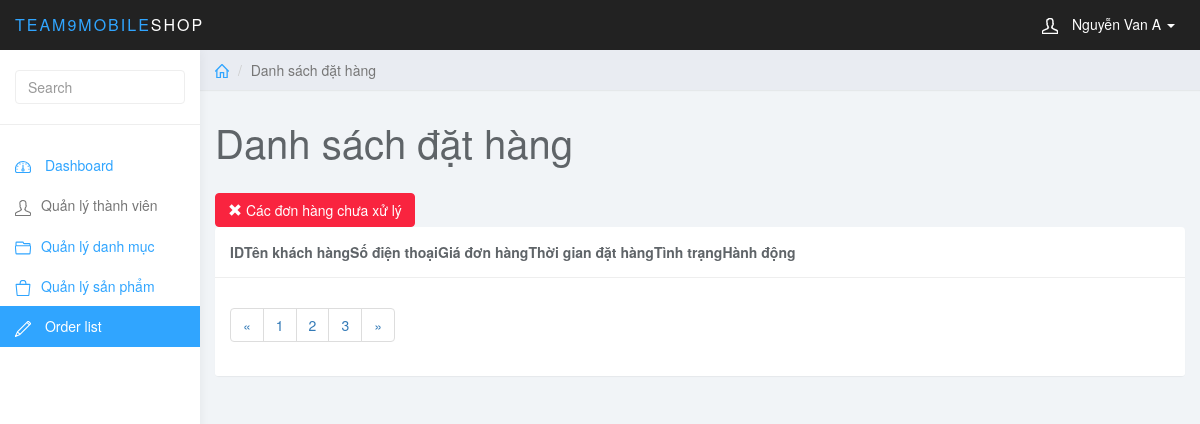
Page /admin/index.php?page_layout=done_order (signed in) on the earlier database version.
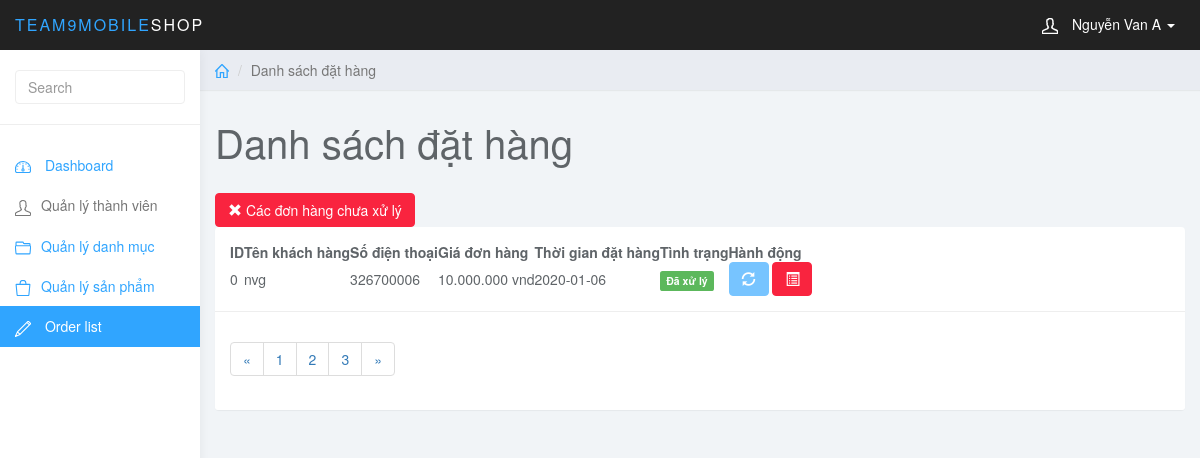
Same page on the later database version.
### tables this page shows
CREATE TABLE `order_list` (
  `ord_id` int(11) NOT NULL,
  `ord_name` varchar(50) NOT NULL,
  `ord_phone` int(11) NOT NULL,
  `ord_address` varchar(50) NOT NULL,
  `ord_mail` varchar(50) NOT NULL,
  `ord_date` date NOT NULL,
  `ord_list` varchar(50) NOT NULL,
  `ord_status` int(2) NOT NULL,
  `ord_total` int(11) NOT NULL
);

### admin/done_order.php (the view)
<?php
    $sql = "SELECT * FROM order_list  WHERE ord_status = 1 ORDER BY ord_id DESC";
    $query = mysqli_query($con, $sql);
?>
<div class="col-sm-9 col-sm-offset-3 col-lg-10 col-lg-offset-2 main">
    <div class="row">
        <ol class="breadcrumb">
            <li><a href="#"><svg class="glyph stroked home">
                        <use xlink:href="#stroked-home"></use>
                    </svg></a></li>
            <li class="active">Danh sách đặt hàng</li>
        </ol>
    </div>
    <div class="row">
        <div class="col-lg-12">
            <h1 class="page-header">Danh sách đặt hàng</h1>
        </div>
    </div>
    <div id="toolbar" class="btn-group">
        <a href="index.php?page_layout=order&done=1" class="btn btn-danger">
            <i class="glyphicon glyphicon-remove"></i> Các đơn hàng chưa xử lý
        </a>
    </div>
    <div class="row">
        <div class="col-lg-12">
            <div class="panel panel-default">
                <div class="panel-body">
                    <table data-toolbar="#toolbar" data-toggle="table">
                        <thead>
                            <tr>
                                <th data-field="id" data-sortable="true">ID</th>
                                <th>Tên khách hàng</th>
                                <th>Số điện thoại</th>
                                <th data-field="price" data-sortable="true">Giá đơn hàng</th>
                                <th data-sortable="true">Thời gian đặt hàng</th>
                                <th data-sortable="true">Tình trạng</th>
                                <th>Hành động</th>
                            </tr>
                        </thead>
                        <tbody>
                            <?php
                                while($row = mysqli_fetch_assoc($query)){
                                    $status = 'Chưa xử lý';
                                    $lable = "label label-danger";
                                    if($row['ord_status'] == 1){
                                        $status = 'Đã xử lý';
                                        $lable = "label label-success";
                                    }
                            ?>
                            <tr>
                            <td style=""><?php echo $row['ord_id']?></td>
                                <td style=""><?php echo $row['ord_name']?></td>
                                <td style=""><?php echo $row['ord_phone']?></td>
                                <td><?php echo number_format($row['ord_total'], 0, '', '.')?> vnd</td>
                                <td><?php echo $row['ord_date']?></td>
                                <td><span class="<?php echo $lable ?>"><?php echo $status ?></span></td>
                                <td class="form-group">
                                    <a disabled class="btn btn-primary"><i
                                            class="glyphicon glyphicon-refresh"></i></a>
                                    <a href="index.php?page_layout=detail_order&id=<?php echo $row['ord_id'] ?>" class="btn btn-danger"><i
                                            class="glyphicon glyphicon-list-alt"></i></a>
                                </td>
                            </tr>
                            <?php } ?>
                        </tbody>
                    </table>
                </div>
                <div class="panel-footer">
                    <nav aria-label="Page navigation example">
                        <ul class="pagination">
                            <li class="page-item"><a class="page-link" href="#">&laquo;</a></li>
                            <li class="page-item"><a class="page-link" href="#">1</a></li>
                            <li class="page-item"><a class="page-link" href="#">2</a></li>
                            <li class="page-item"><a class="page-link" href="#">3</a></li>
                            <li class="page-item"><a class="page-link" href="#">&raquo;</a></li>
                        </ul>
                    </nav>
                </div>
            </div>
        </div>
    </div>
</div>

Differences in the rows shown:
added order_list: ord_id "0", ord_name "nvg", ord_phone "326700006", ord_total "10.000.000", ord_date "2020-01-06", ord_status "Đã xử lý"
